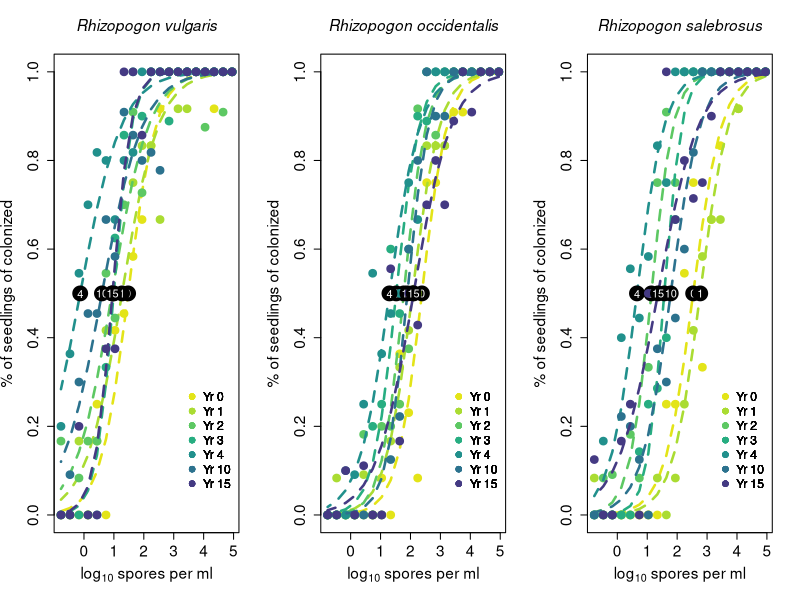

Source code (R): (Note: this script raises an error after producing the figure.)
##Commands written by Kabir Peay, 2020 

##import the data
setwd("~/Documents/Projects/Spore Longevity/SporeData_2020")
sporeData<-read.csv("spore.longevity.060120.csv",as.is=TRUE)
##function below creates a logistic regression graph that 
##plots each year of a species individually

#temporarily rounding all the non-integer data
sporeData$colonized<-round(sporeData$colonized)

library("MASS")

logisticGraph<-function(SPECIES, dataSet, TITLE) {

#create subsets of the data for species of interest
subsetSp<-subset(dataSet,dataSet$species==SPECIES)
percent.colon<-subsetSp$colonized/(subsetSp$colonized+subsetSp$uncolonized)
spores<-subsetSp$spores.ml
time<-sort(as.numeric(unique(subsetSp$year)))

P50<-rep(NA,7)
P50.SE<-rep(NA,7)

##Set up the initial plot
G1<-plot(log10(spores), percent.colon, pch="", ylab="% of seedlings of colonized", xlab=expression(log[10]~spores~per~ml), main=TITLE, cex.main=1.4, cex.lab=1.4, cex.axis=1.4)
#COLOR<-c("#DDDC32","#75D054","#47C16E","#27AD81","#1F9A8A","#24868E","#2C728E")
COLOR<-c("#E3E418","#AADC32","#5DC863","#27AD81","#21908C","#2C728E","#443A83")#viridis
#COLOR<-c("#f1eef6","#d0d1e6","#a6bddb","#74a9cf","#3690c0","#0570b0","#034e7b")#blues
#COLOR<-c("#FDE275","#8FD744","#35B779","#21908C","#31688E","#443A83","#440154")
#COLOR<-heat.colors(length(time), alpha=0.8)

##Create a for loop that plots each year
P50<-NA

for(i in 1:length(time)){
  
#create the variables
temp<-subset(subsetSp,subsetSp$year==time[i])
spores2<-temp$spores[which(temp$year==time[i])]
colon2<-temp$colonized[which(temp$year==time[i])]
uncolon2<-temp$uncolonized[which(temp$year==time[i])]
prop.colon2<-cbind(colon2, uncolon2)

##build the model
temp.model<-glm(prop.colon2~log10(spores2), binomial)

#extract 50% colonization values
LD50 <- dose.p(temp.model, p = 0.5)
LD01 <- dose.p(temp.model, p = 0.01)
P50[i]<-LD50[[1]]
#P01[i]<-LD01[[1]]
P01<-0 #LD01[[1]] gives a negative number near zero but R could not subset it so I made it 0.
P50.SE[i]<-attributes(LD50)$SE[,1]

##make the graph
p<-colon2/(colon2+uncolon2)
xv<-seq(min(log10(spores2)),max(log10(spores2)),0.1)
xAxis<-data.frame(xv=log10(spores2))
points(log10(spores2),p, pch=21,cex=1.5,lwd=1.3,bg=COLOR[i],col=COLOR[i])
predicted<-predict(temp.model,xAxis, type="resp")
lines(xAxis[,1], predicted, col=COLOR[i],lwd=2.5,lty="dashed")

points(x=LD50[[1]],y=0.5,pch=21,cex=3,col="black",bg="black")
text(x=LD50[[1]],y=0.5,labels=time[i],cex=1,col="white")

legend.text=paste("Yr ", time, sep="")
#legend(3.25,0.3, legend=c(legend.text), pch=21, bty="n",pt.bg=c(heat.colors(7,alpha=0.8)), col=c(heat.colors(7)),cex=1, pt.cex=1, pt.lwd=1.4) 
legend(3.25,0.3, legend=c(legend.text), pch=21, bty="n", pt.bg=COLOR, col=COLOR, cex=1.1, pt.cex=1, pt.lwd=1.4)

	}

P50<-data.frame(time,P50,P50.SE)

return(P50)

}

##Calls the function
par(mfrow=c(1,3))
RV<-logisticGraph("RV",sporeData, substitute(paste(italic('Rhizopogon vulgaris')))); RV$species<-rep("RV",length(RV$time))#; write.csv(RV,"RV.P50.csv")
RO<-logisticGraph("RO",sporeData, substitute(paste(italic('Rhizopogon occidentalis')))); RO$species<-rep("RO",length(RO$time))#; write.csv(RO,"RO.P50.csv")
RS<-logisticGraph("RS",sporeData, substitute(paste(italic('Rhizopogon salebrosus')))); RS$species<-rep("RS",length(RS$time))#; write.csv(RS,"RS.P50.csv")

##Finding significance between the P50 of each species over
combined.pogon<-rbind(RV,RO,RS)
combined.pogon$time2<-combined.pogon$time^2
combined.model<-with(combined.pogon,lm(P50~time+time2+species));summary(combined.model)

#note - I eliminated higher order terms 1 at a time and none of them were significant.
---------
par(mfrow=c(1,1))
#-#-# Rhizopogon vulgaris
RV$time2<-RV$time^2
rv.dd.model<-with(RV,lm(P50~time+time2)); summary(rv.dd.model)
plot(RV$time,RV$P50,pch=21,col="#d95f02",bg="#d95f02",cex=2, xlab="Years buried", ylab=expression(log[10]~spores~required~to~colonize~"50%"~seedlings~(C[50])), ylim=c(-0.5,3),xlim=c(0,20))
#xlab=expression(log[10]~spores~per~ml)
#lines(RV$time,RV$P50,col="red",lty="dashed")
curve((2.386023-0.990677)-0.274695*x+0.016789*x^2,0,100, col="#d95f02",lty="dashed",add=TRUE,lwd=2)

#-#-# Rhizopogon salebrosus
RS$time2<-RS$time^2
rs.dd.model<-with(RS,lm(P50~time+time2)); summary(rs.dd.model)
points(RS$time,RS$P50,pch=21,col="#7570b3",bg="#7570b3",cex=2)
#curve(2.35382-0.31277*x+0.01772*x^2,0,15, col="gold",lty="dashed",add=TRUE,lwd=2)
curve(2.386023-0.175395-0.274695*x+0.016789*x^2,0,40, col="#7570b3",lty="dashed",add=TRUE,lwd=2) #combined model

#-#-# Rhizopogon occidentalis
RO$time2<-RO$time^2
ro.dd.model<-with(RO,lm(P50~time+time2)); summary(ro.dd.model)
points(RO$time,RO$P50,pch=21,col="#1b9e77",bg="#1b9e77",cex=2)
#curve(2.187238-0.207737*x+0.014108*x^2,0,15, col="green",lty="dashed",add=TRUE,lwd=2)
curve(2.386023-0.274695*x+0.016789*x^2,0,40, col="#1b9e77",lty="dashed",add=TRUE,lwd=2) #combined model

legend("bottomright",legend=c(substitute(paste(italic('R. vulgaris'))), 
                              substitute(paste(italic('R. salebrosus'))), 
                              substitute(paste(italic('R. occidentalis')))), 
       pch=21, col=c("#d95f02","#7570b3","#1b9e77"), pt.bg=c("#d95f02","#7570b3","#1b9e77"), bty="n",cex=0.9)

#fit one model for all three species; this was not used in the manuscript.
#curve(1.450938-0.303578*x+0.018541*x^2,0,15, col="red",lty="dashed",add=TRUE,lwd=2)